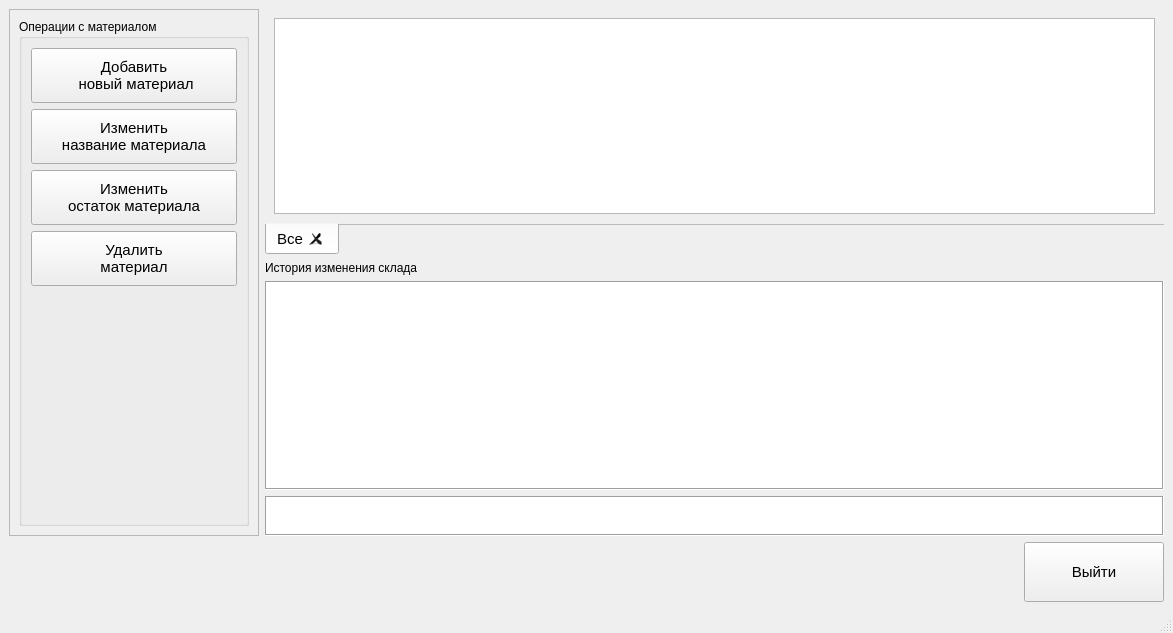
<?xml version="1.0" encoding="UTF-8"?>
<ui version="4.0">
 <class>StockWindow_Antony</class>
 <widget class="QMainWindow" name="StockWindow_Antony">
  <property name="windowModality">
   <enum>Qt::ApplicationModal</enum>
  </property>
  <property name="geometry">
   <rect>
    <x>0</x>
    <y>0</y>
    <width>1173</width>
    <height>633</height>
   </rect>
  </property>
  <property name="windowTitle">
   <string>Склад</string>
  </property>
  <widget class="QWidget" name="centralwidget">
   <layout class="QVBoxLayout" name="verticalLayout_3">
    <item>
     <layout class="QHBoxLayout" name="horizontalLayout_5">
      <item>
       <widget class="QScrollArea" name="scrollArea">
        <property name="maximumSize">
         <size>
          <width>250</width>
          <height>16777215</height>
         </size>
        </property>
        <property name="widgetResizable">
         <bool>true</bool>
        </property>
        <widget class="QWidget" name="scrollAreaWidgetContents">
         <property name="geometry">
          <rect>
           <x>0</x>
           <y>0</y>
           <width>248</width>
           <height>487</height>
          </rect>
         </property>
         <property name="font">
          <font>
           <pointsize>11</pointsize>
          </font>
         </property>
         <layout class="QHBoxLayout" name="horizontalLayout">
          <item>
           <widget class="QGroupBox" name="groupBox">
            <property name="font">
             <font>
              <pointsize>9</pointsize>
             </font>
            </property>
            <property name="title">
             <string>Операции с материалом</string>
            </property>
            <layout class="QHBoxLayout" name="horizontalLayout_2">
             <item>
              <layout class="QVBoxLayout" name="verticalLayout">
               <item>
                <widget class="QPushButton" name="addInstrButton">
                 <property name="sizePolicy">
                  <sizepolicy hsizetype="Minimum" vsizetype="Fixed">
                   <horstretch>0</horstretch>
                   <verstretch>0</verstretch>
                  </sizepolicy>
                 </property>
                 <property name="minimumSize">
                  <size>
                   <width>200</width>
                   <height>55</height>
                  </size>
                 </property>
                 <property name="font">
                  <font>
                   <pointsize>11</pointsize>
                  </font>
                 </property>
                 <property name="text">
                  <string>Добавить 
 новый материал</string>
                 </property>
                </widget>
               </item>
               <item>
                <widget class="QPushButton" name="editNameInstrButton">
                 <property name="sizePolicy">
                  <sizepolicy hsizetype="Minimum" vsizetype="Fixed">
                   <horstretch>0</horstretch>
                   <verstretch>0</verstretch>
                  </sizepolicy>
                 </property>
                 <property name="minimumSize">
                  <size>
                   <width>200</width>
                   <height>55</height>
                  </size>
                 </property>
                 <property name="font">
                  <font>
                   <pointsize>11</pointsize>
                  </font>
                 </property>
                 <property name="text">
                  <string>Изменить 
название материала</string>
                 </property>
                </widget>
               </item>
               <item>
                <widget class="QPushButton" name="editBalanceInstrButton">
                 <property name="sizePolicy">
                  <sizepolicy hsizetype="Minimum" vsizetype="Fixed">
                   <horstretch>0</horstretch>
                   <verstretch>0</verstretch>
                  </sizepolicy>
                 </property>
                 <property name="minimumSize">
                  <size>
                   <width>200</width>
                   <height>55</height>
                  </size>
                 </property>
                 <property name="font">
                  <font>
                   <pointsize>11</pointsize>
                  </font>
                 </property>
                 <property name="text">
                  <string>Изменить 
остаток материала</string>
                 </property>
                </widget>
               </item>
               <item>
                <widget class="QPushButton" name="deleteInstrButton">
                 <property name="sizePolicy">
                  <sizepolicy hsizetype="Minimum" vsizetype="Fixed">
                   <horstretch>0</horstretch>
                   <verstretch>0</verstretch>
                  </sizepolicy>
                 </property>
                 <property name="minimumSize">
                  <size>
                   <width>200</width>
                   <height>55</height>
                  </size>
                 </property>
                 <property name="font">
                  <font>
                   <pointsize>11</pointsize>
                  </font>
                 </property>
                 <property name="text">
                  <string>Удалить 
материал</string>
                 </property>
                </widget>
               </item>
               <item>
                <spacer name="verticalSpacer">
                 <property name="orientation">
                  <enum>Qt::Vertical</enum>
                 </property>
                 <property name="sizeHint" stdset="0">
                  <size>
                   <width>20</width>
                   <height>40</height>
                  </size>
                 </property>
                </spacer>
               </item>
              </layout>
             </item>
            </layout>
           </widget>
          </item>
         </layout>
        </widget>
       </widget>
      </item>
      <item>
       <layout class="QVBoxLayout" name="verticalLayout_2">
        <item>
         <widget class="QTabWidget" name="tabWidget">
          <property name="font">
           <font>
            <pointsize>11</pointsize>
           </font>
          </property>
          <property name="tabPosition">
           <enum>QTabWidget::South</enum>
          </property>
          <property name="tabShape">
           <enum>QTabWidget::Rounded</enum>
          </property>
          <property name="currentIndex">
           <number>0</number>
          </property>
          <property name="elideMode">
           <enum>Qt::ElideNone</enum>
          </property>
          <property name="documentMode">
           <bool>true</bool>
          </property>
          <property name="tabsClosable">
           <bool>true</bool>
          </property>
          <property name="movable">
           <bool>false</bool>
          </property>
          <property name="tabBarAutoHide">
           <bool>false</bool>
          </property>
          <widget class="QWidget" name="tab">
           <attribute name="title">
            <string>Все</string>
           </attribute>
           <layout class="QVBoxLayout" name="verticalLayout_4">
            <item>
             <widget class="QTableView" name="tableView">
              <property name="sizePolicy">
               <sizepolicy hsizetype="Preferred" vsizetype="Expanding">
                <horstretch>0</horstretch>
                <verstretch>0</verstretch>
               </sizepolicy>
              </property>
              <property name="minimumSize">
               <size>
                <width>0</width>
                <height>150</height>
               </size>
              </property>
              <property name="font">
               <font>
                <pointsize>12</pointsize>
               </font>
              </property>
             </widget>
            </item>
           </layout>
          </widget>
         </widget>
        </item>
        <item>
         <widget class="QLabel" name="label">
          <property name="text">
           <string>История изменения склада</string>
          </property>
         </widget>
        </item>
        <item>
         <widget class="QTextEdit" name="historyTextEdit">
          <property name="sizePolicy">
           <sizepolicy hsizetype="Preferred" vsizetype="Expanding">
            <horstretch>0</horstretch>
            <verstretch>0</verstretch>
           </sizepolicy>
          </property>
          <property name="minimumSize">
           <size>
            <width>0</width>
            <height>150</height>
           </size>
          </property>
          <property name="maximumSize">
           <size>
            <width>16777215</width>
            <height>298</height>
           </size>
          </property>
          <property name="frameShape">
           <enum>QFrame::Box</enum>
          </property>
         </widget>
        </item>
        <item>
         <widget class="QTextEdit" name="legendTextEdit">
          <property name="minimumSize">
           <size>
            <width>0</width>
            <height>40</height>
           </size>
          </property>
          <property name="maximumSize">
           <size>
            <width>16777215</width>
            <height>40</height>
           </size>
          </property>
          <property name="frameShape">
           <enum>QFrame::Box</enum>
          </property>
         </widget>
        </item>
       </layout>
      </item>
     </layout>
    </item>
    <item>
     <layout class="QHBoxLayout" name="horizontalLayout_6">
      <item>
       <spacer name="horizontalSpacer">
        <property name="orientation">
         <enum>Qt::Horizontal</enum>
        </property>
        <property name="sizeHint" stdset="0">
         <size>
          <width>40</width>
          <height>13</height>
         </size>
        </property>
       </spacer>
      </item>
      <item>
       <widget class="QPushButton" name="closeButton">
        <property name="sizePolicy">
         <sizepolicy hsizetype="Expanding" vsizetype="Expanding">
          <horstretch>0</horstretch>
          <verstretch>0</verstretch>
         </sizepolicy>
        </property>
        <property name="minimumSize">
         <size>
          <width>140</width>
          <height>60</height>
         </size>
        </property>
        <property name="maximumSize">
         <size>
          <width>140</width>
          <height>60</height>
         </size>
        </property>
        <property name="font">
         <font>
          <pointsize>11</pointsize>
         </font>
        </property>
        <property name="text">
         <string>Выйти</string>
        </property>
       </widget>
      </item>
     </layout>
    </item>
   </layout>
  </widget>
  <widget class="QMenuBar" name="menubar">
   <property name="geometry">
    <rect>
     <x>0</x>
     <y>0</y>
     <width>1173</width>
     <height>26</height>
    </rect>
   </property>
  </widget>
  <widget class="QStatusBar" name="statusbar"/>
 </widget>
 <resources/>
 <connections/>
</ui>
